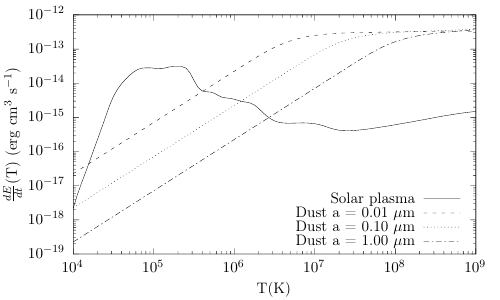

This chart was generated by the following gnuplot code:
# Plot a series of normalised plasma and dust cooling curves, calculating the cooling rate 

set terminal cairolatex standalone size 5in,3in mono
set output "cooling-comparison.tex"

set logscale xy
set format xy '$10^{%L}$'
set ylabel '$\frac{dE}{dt}$(T) (erg cm$^3$ s$^{-1}$)'
set xlabel 'T(K)'
set xrange[1e4:1e9]
#set yrange [1e-26:2e-10]

z      = 1e-2
dens_g = 3.0  
rho    = 1.0e-20
mH     = 1.67e-24
np     = rho*(10.0/14.0)/mH

calcmD(a)    = (4.0/3.0)*pi*(a**3)*dens_g
calcnd(z,mD) = rho*z/mD

set style fill transparent solid 0.5 noborder
set colorsequence podo
set key bottom right

plot "cooling_curve_solar.dat" u (10**$1):($2*(rho/mH)**2) t "Solar plasma" w l ,\
  "dust_cool_0.01micron.dat" u (10**$1):($2*calcnd(z,calcmD(0.01*1e-4))*np) t "Dust a = 0.01 $\\mu$m" w l ,\
  "dust_cool_0.1micron.dat"  u (10**$1):($2*calcnd(z,calcmD(0.10*1e-4))*np) t "Dust a = 0.10 $\\mu$m" w l ,\
  "dust_cool_1.0micron.dat"  u (10**$1):($2*calcnd(z,calcmD(1.00*1e-4))*np) t "Dust a = 1.00 $\\mu$m" w l
